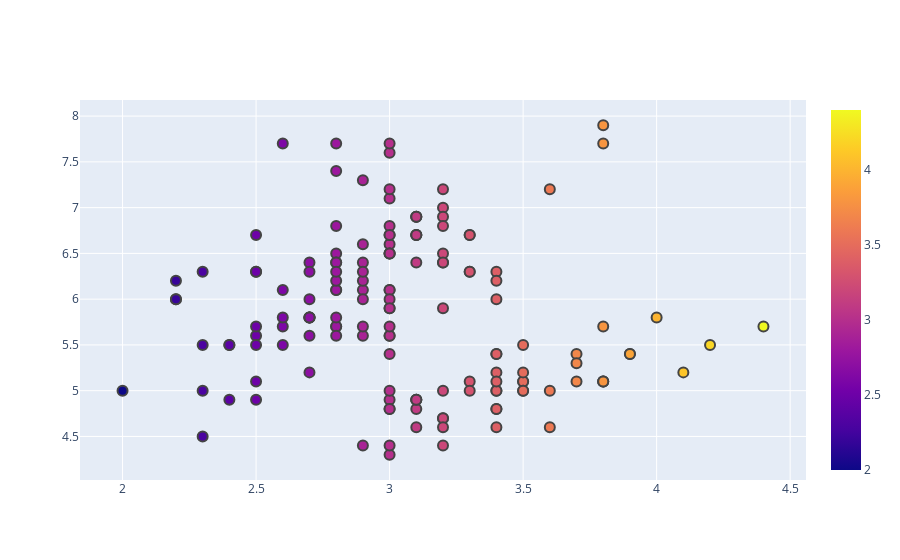

The cell this chart's notebook holds for it:
### Code cell
fig = go.Figure()
fig.add_trace(go.Scatter(
  x=df_iris.sepal_width, y= df_iris.sepal_length, mode='markers',
  marker_color=df_iris.sepal_width, text=df_iris.species, marker=dict(showscale=True)
))
fig.update_traces(marker_line_width= 2, marker_size=10)

### Figure 1 — Plotly figure (JSON) as saved in the notebook; plotly's stock layout.template omitted (floating-point values rounded to 4 significant figures; data arrays with more than 128 entries replaced by an {"elided": "..."} marker saying what was removed)
{"data": [{"marker": {"color": {"elided": "150 float values"}, "line": {"width": 2}, "showscale": true, "size": 10}, "mode": "markers", "text": {"elided": "150 str values"}, "type": "scatter", "x": {"elided": "150 float values"}, "y": {"elided": "150 float values"}}], "layout": {"autosize": true, "xaxis": {"autorange": true, "range": [1.843, 4.557], "type": "linear"}, "yaxis": {"autorange": true, "range": [3.933, 8.267], "type": "linear"}}}
